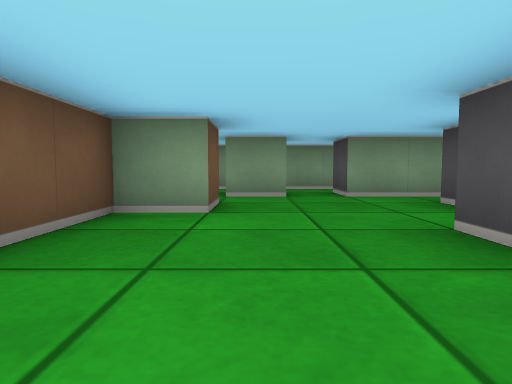
[1] (above)

12 first-person views from a walk through a cub3D maze. The camera is about half as high as the walls, tilts 4° down and sees 75° across. The floor is counted in squares. Each view is taken from the middle of a square. On the plan, view 1 faces up. The plan holds only what a view shows up to about 9 squares ahead; the rest is blank.

[2]
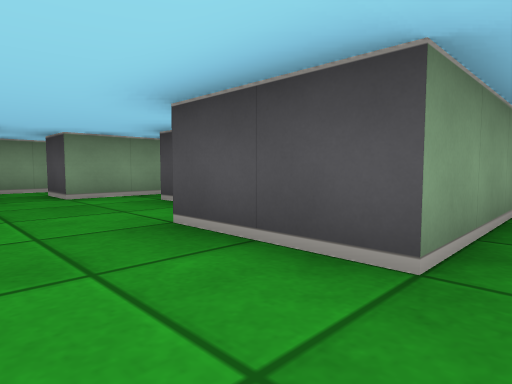

[3]
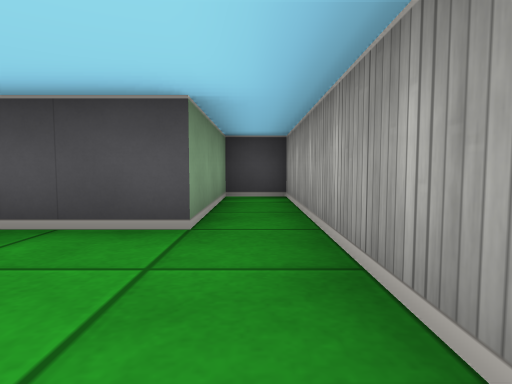

[4]
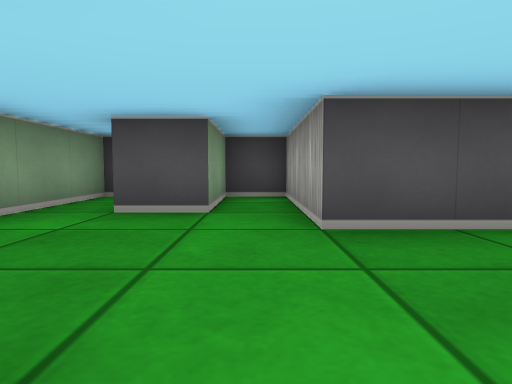

[5]
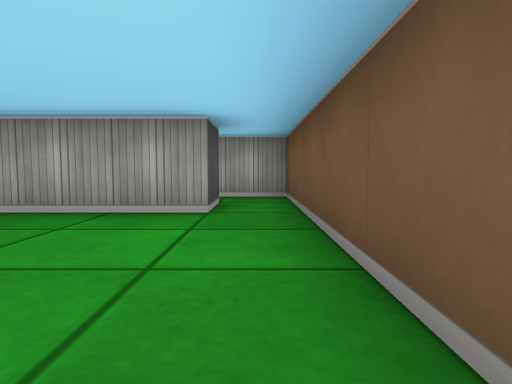

[6]
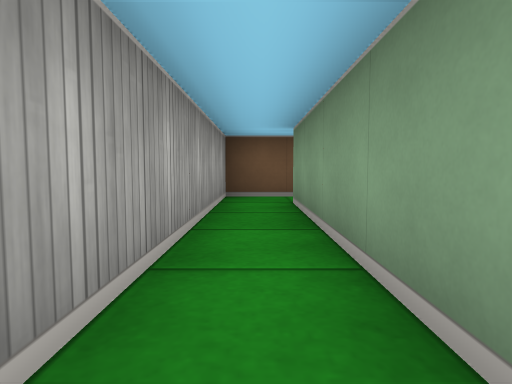

[7]
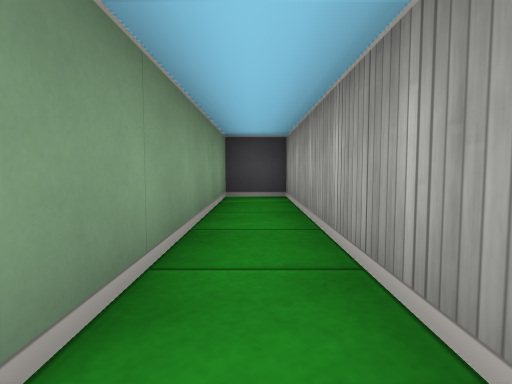

[8]
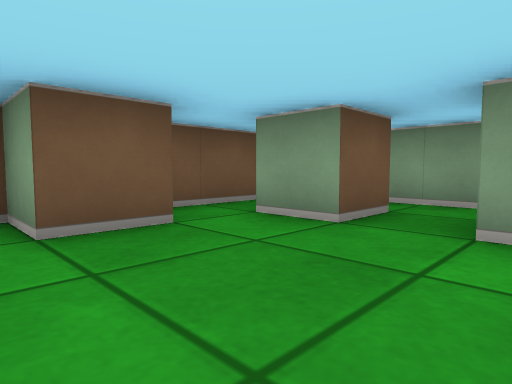

[9]
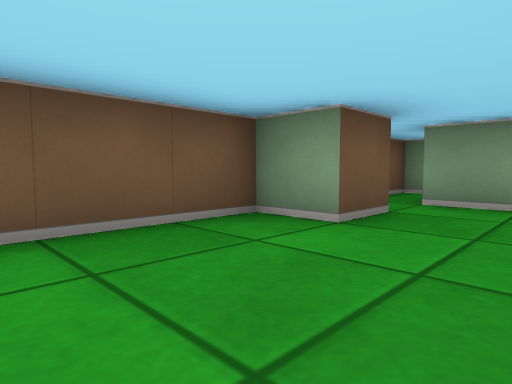

[10]
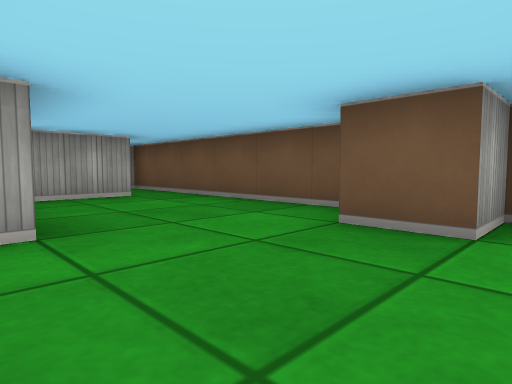

[11]
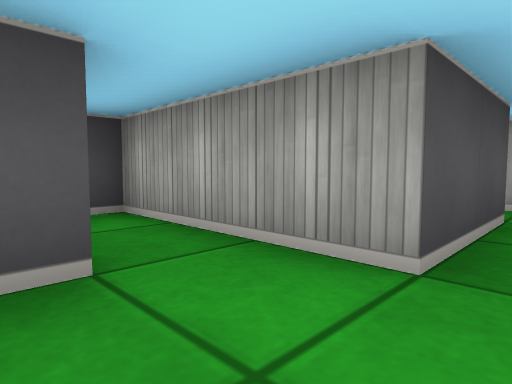

[12]
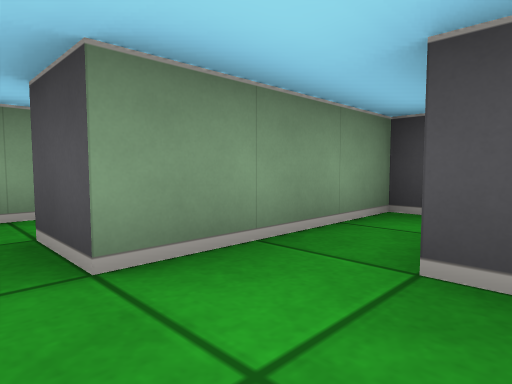

### Floor plan
Ten units are one square. View 1 is at (0, 0); x grows to the right and y downward. Boxes are objects, and circles mark ways between rooms. Rooms are numbered by the first view taken in them; rooms with no view inside come last. Other rooms are left out.
<svg viewBox="-20 -80 71 110">
<path fill="none" stroke="#000" d="M5 -66 5 -55 -5 -55M-5 5 45 5 45 -5 15 -5 15 -25 45 -25 45 -35 25 -35 25 -45M46 -55 15 -55 15 -65M18 -75 -15 -75 -15 -45 -5 -45 -5 -35 -15 -35 -15 5M-15 5 -15 25 45 25 45 15 -5 15 -5 5"/>
<circle cx="-10" cy="10" r="3" fill="#2a7"/>
<text x="10" y="-30">1</text>
<text x="10" y="20">2</text>
</svg>
Room 1 opens to room 2.

Where each view was taken, in squares from view 1:
view 1: 0 up, 0 right, facing up
view 2: 0 up, 0 right, facing up-right
view 3: 0 up, 1 left, facing right
view 4: 3 up, 1 left, facing right
view 5: 3 up, 1 left, facing down
view 6: 2 down, 4 right, facing left
view 7: 2 down, 1 left, facing right
view 8: 3 up, 2 right, facing up-left
view 9: 1 up, 1 right, facing up-left
view 10: 5 up, 2 right, facing down-left
view 11: 4 up, 1 right, facing down-right
view 12: 4 up, 1 right, facing up-right
